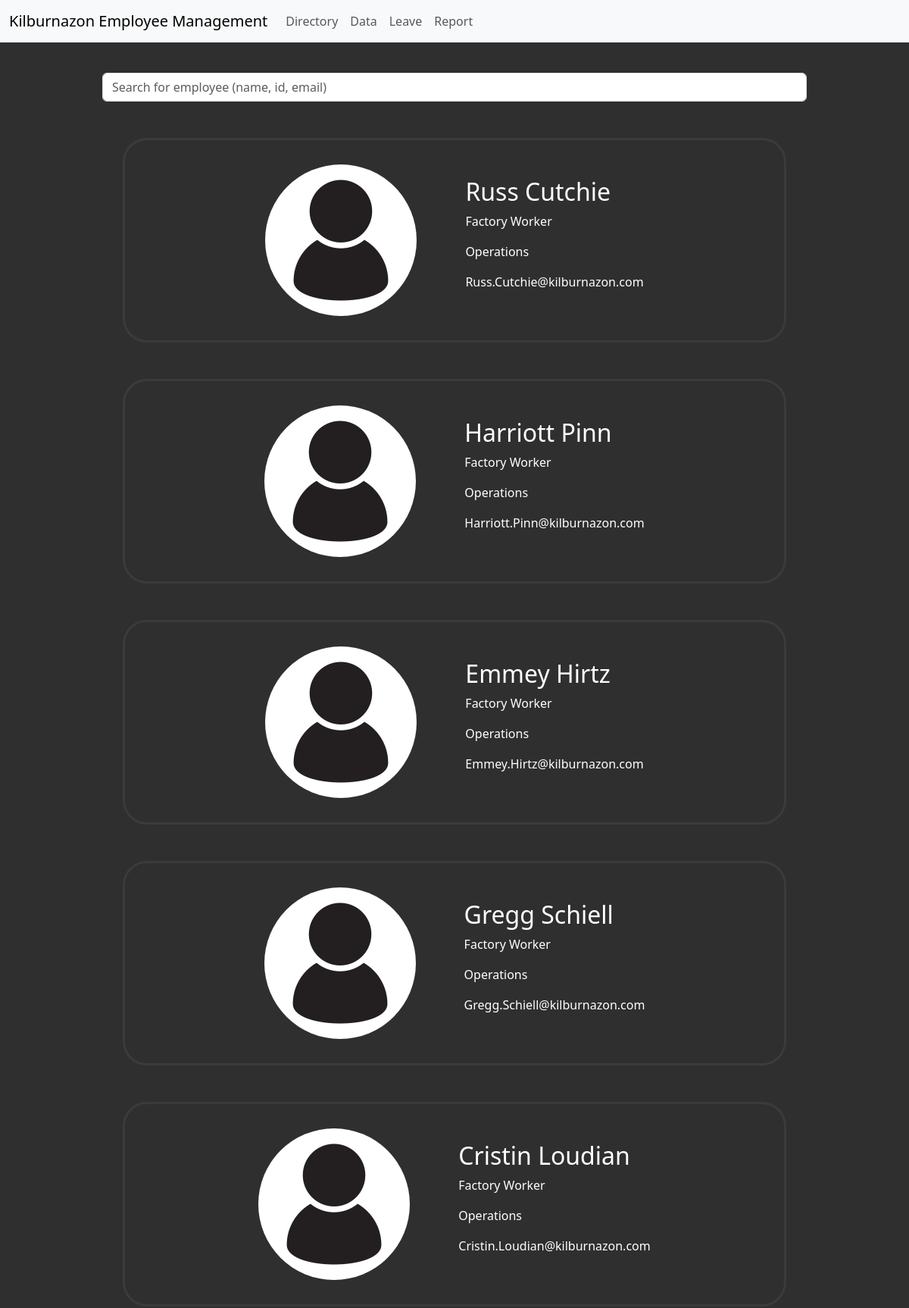
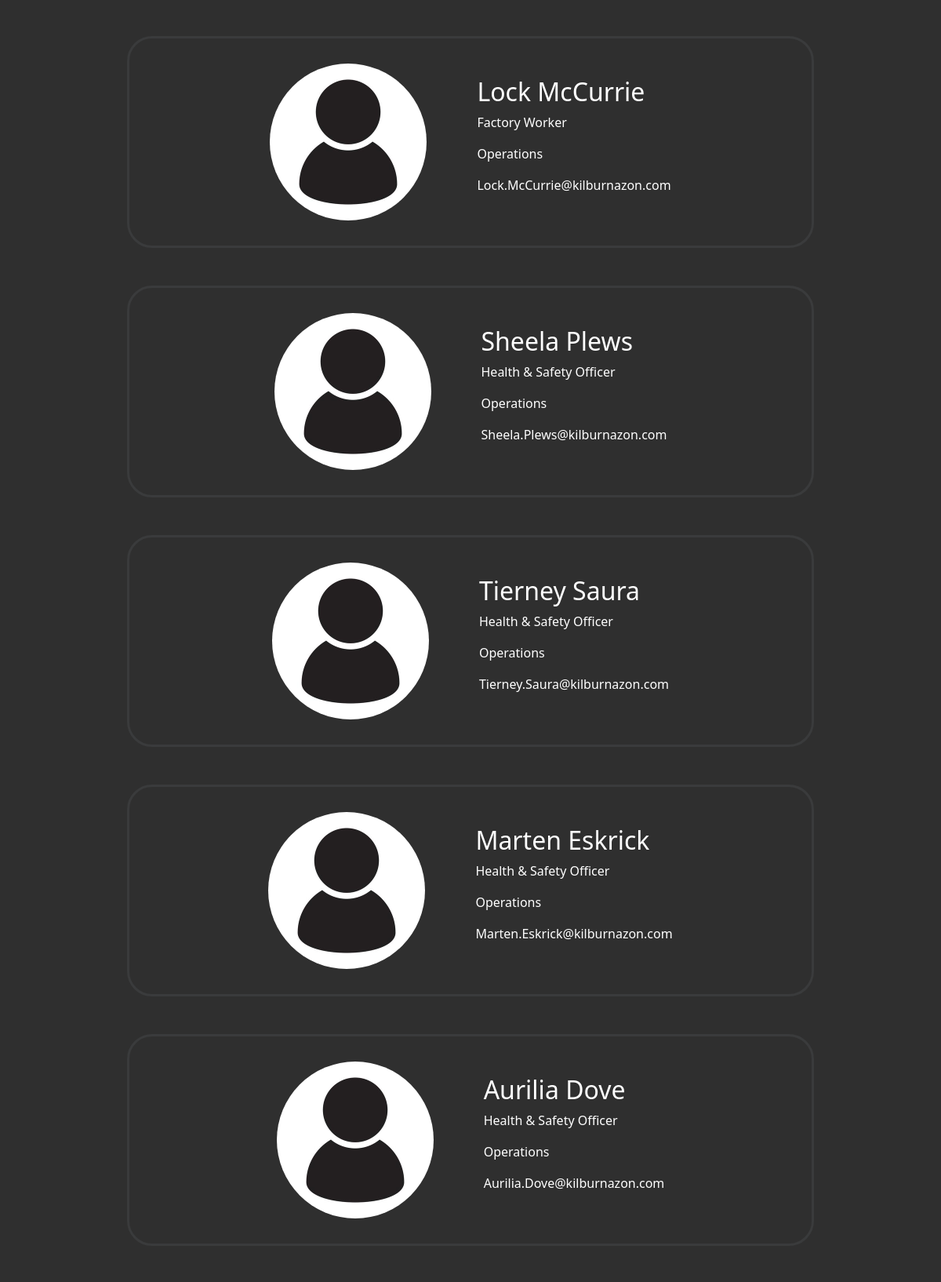
/directory.php (upper part), run on the app's committed database (2 pictures, top to bottom).
### tables this page shows
CREATE TABLE `employee` (
  `unique_ID` int NOT NULL,
  `employee_name` varchar(255) NOT NULL,
  `position` varchar(255) NOT NULL,
  `salary` int NOT NULL,
  `email` varchar(255) NOT NULL,
  `dob` date NOT NULL,
  `profile_picture` varchar(255) NOT NULL DEFAULT 'profile_icon.jpg',
  `office_location` varchar(255) NOT NULL,
  `home_address` varchar(255) NOT NULL,
  `hired_date` date NOT NULL,
  `amount_of_leave` int NOT NULL,
  `contract` varchar(30) NOT NULL,
  `nin` varchar(9) NOT NULL,
  `emergency_name` varchar(255) NOT NULL,
  `emergency_relationship` varchar(255) NOT NULL,
  `emergency_phone` varchar(20) NOT NULL
);

CREATE TABLE `position` (
  `position` varchar(255) NOT NULL,
  `person_in_charge` varchar(255) NOT NULL,
  `department` varchar(255) NOT NULL
);

### directory_process/initial_load.php (the view, shortened to what this page needs)
<?php
include "db_details.php";
try {
    $pdo = new PDO("mysql:host=$host;port=3306;dbname=$dbname", $user, $pass);
    $pdo->setAttribute(PDO::ATTR_ERRMODE, PDO::ERRMODE_EXCEPTION);
} catch (PDOException $e) {
    echo "Database connection failed: " . $e->getMessage();
    exit();
}
$stmt = $pdo->prepare("SELECT * FROM employee INNER JOIN position ON position.position = employee.position;");
$stmt->execute();
$results = $stmt->fetchAll(PDO::FETCH_ASSOC);
if (count($results) > 0) {
    foreach ($results as $row) {
        echo "<div class='employee_content' role='button' data-bs-toggle='modal' data-bs-target='#staticBackdrop". htmlspecialchars($row["unique_ID"]) . "'>
            <img style='width:200px;height:200px;border-radius:100px;' src=". htmlspecialchars($row['profile_picture'])."><br>
            <div class='content_inner'>
            <h2>" . htmlspecialchars($row['employee_name']) . "</h2>
            <p>" . htmlspecialchars($row['position']) . "</p>
            <p>" . htmlspecialchars($row['department']) . "</p>
            <p>" . htmlspecialchars($row['email']) . "</p>
            </div>
            </div>";
    }
} else {
    echo "<div id='employee_content' name='employee_content' class='employee_content' style='color : white; margin : 2em;'>";
    echo "<h2> No employee ? </h2>";
    echo "</div>";
}
?>

### directory.php (shortened to what this page needs)
<!DOCTYPE html>
<html lang="en">
<head>
    <link href="https://cdn.jsdelivr.net/npm/bootstrap@5.3.3/dist/css/bootstrap.min.css" rel="stylesheet">
</head>
<body style="background-color : #2F2F2F;">
    <nav class="navbar navbar-expand-lg bg-body-tertiary">
        <div class="container-fluid">
          <a class="navbar-brand" href="#">Kilburnazon Employee Management</a>
          <div class="collapse navbar-collapse" id="navbarSupportedContent">
            <ul class="navbar-nav me-auto mb-2 mb-lg-0">
              <li class="nav-item">
                <a class="nav-link" href="directory.php">Directory</a>
              </li>
              <li class="nav-item">
                <a class="nav-link" href="data.php">Data</a>
              </li>
              <li class="nav-item">
                <a class="nav-link" href="leave_management.php">Leave</a>
              </li>
              <li class="nav-item">
              <a class="nav-link" href="report.php">Report</a>
              </li>
            </ul>
          </div>
        </div>
      </nav>
      <br>
      <div class="container d-flex justify-content-center mt-3">
        <div class="col-md-10">
          <input id="search" name="search" onkeyup="liveSearch()" type="text" class="form-control" aria-label="Search employee" placeholder="Search for employee (name, id, email)">
        </div><br>
      </div>
      <div class="container d-flex justify-content-center initial_load" id='initial_load' style="display:flex; flex-direction: column; width:900px">
      <?php include 'directory_process/initial_load.php'?>
      </div>
</body>
</html>

### directory.php (style rules this page uses)
.employee_content { display: flex; flex-direction: row; border: medium solid #3A3B3C; border-radius: 2em; padding: 2em; margin-top: 3em; color: white; justify-content: center; }
.content_inner { display: flex; margin-left: 4em; flex-direction: column; justify-content: center; }

### data on the page
employee: profile_picture (picture), employee_name "Russ Cutchie", position.position "Factory Worker", position.department "Operations", email "Russ.Cutchie@kilburnazon.com"
employee: profile_picture (picture), employee_name "Harriott Pinn", position.position "Factory Worker", position.department "Operations", email "Harriott.Pinn@kilburnazon.com"
employee: profile_picture (picture), employee_name "Emmey Hirtz", position.position "Factory Worker", position.department "Operations", email "Emmey.Hirtz@kilburnazon.com"
employee: profile_picture (picture), employee_name "Gregg Schiell", position.position "Factory Worker", position.department "Operations", email "Gregg.Schiell@kilburnazon.com"
employee: profile_picture (picture), employee_name "Cristin Loudian", position.position "Factory Worker", position.department "Operations", email "Cristin.Loudian@kilburnazon.com"
employee: profile_picture (picture), employee_name "Lock McCurrie", position.position "Factory Worker", position.department "Operations", email "Lock.McCurrie@kilburnazon.com"
employee: profile_picture (picture), employee_name "Sheela Plews", position.position "Health & Safety Officer", position.department "Operations", email "Sheela.Plews@kilburnazon.com"
employee: profile_picture (picture), employee_name "Tierney Saura", position.position "Health & Safety Officer", position.department "Operations", email "Tierney.Saura@kilburnazon.com"
employee: profile_picture (picture), employee_name "Marten Eskrick", position.position "Health & Safety Officer", position.department "Operations", email "Marten.Eskrick@kilburnazon.com"
employee: profile_picture (picture), employee_name "Aurilia Dove", position.position "Health & Safety Officer", position.department "Operations", email "Aurilia.Dove@kilburnazon.com"
